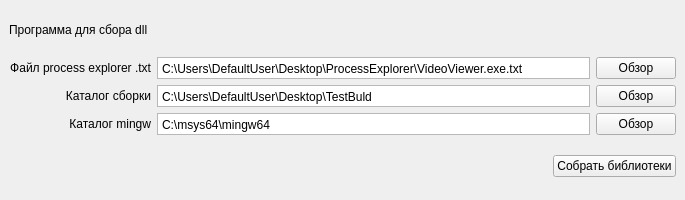
<?xml version="1.0" encoding="UTF-8"?>
<ui version="4.0">
 <class>MainWindow</class>
 <widget class="QMainWindow" name="MainWindow">
  <property name="geometry">
   <rect>
    <x>0</x>
    <y>0</y>
    <width>685</width>
    <height>200</height>
   </rect>
  </property>
  <property name="minimumSize">
   <size>
    <width>600</width>
    <height>0</height>
   </size>
  </property>
  <property name="windowTitle">
   <string>MainWindow</string>
  </property>
  <widget class="QWidget" name="centralwidget">
   <layout class="QGridLayout" name="gridLayout">
    <item row="5" column="2">
     <widget class="QPushButton" name="PB_startBuild">
      <property name="sizePolicy">
       <sizepolicy hsizetype="Maximum" vsizetype="Maximum">
        <horstretch>0</horstretch>
        <verstretch>0</verstretch>
       </sizepolicy>
      </property>
      <property name="text">
       <string>Собрать библиотеки</string>
      </property>
     </widget>
    </item>
    <item row="1" column="1" colspan="2">
     <layout class="QGridLayout" name="gridLayout_3">
      <item row="2" column="1">
       <widget class="QPlainTextEdit" name="PTE_mingwDir">
        <property name="sizePolicy">
         <sizepolicy hsizetype="Preferred" vsizetype="Ignored">
          <horstretch>0</horstretch>
          <verstretch>0</verstretch>
         </sizepolicy>
        </property>
        <property name="verticalScrollBarPolicy">
         <enum>Qt::ScrollBarPolicy::ScrollBarAlwaysOff</enum>
        </property>
        <property name="horizontalScrollBarPolicy">
         <enum>Qt::ScrollBarPolicy::ScrollBarAlwaysOff</enum>
        </property>
        <property name="plainText">
         <string>C:\msys64\mingw64</string>
        </property>
       </widget>
      </item>
      <item row="2" column="2">
       <widget class="QPushButton" name="PB_browseMingwDir">
        <property name="sizePolicy">
         <sizepolicy hsizetype="Maximum" vsizetype="Maximum">
          <horstretch>0</horstretch>
          <verstretch>0</verstretch>
         </sizepolicy>
        </property>
        <property name="text">
         <string>Обзор</string>
        </property>
       </widget>
      </item>
      <item row="0" column="2">
       <widget class="QPushButton" name="PB_browsePE">
        <property name="sizePolicy">
         <sizepolicy hsizetype="Maximum" vsizetype="Maximum">
          <horstretch>0</horstretch>
          <verstretch>0</verstretch>
         </sizepolicy>
        </property>
        <property name="text">
         <string>Обзор</string>
        </property>
       </widget>
      </item>
      <item row="1" column="1">
       <widget class="QPlainTextEdit" name="PTE_buildDir">
        <property name="sizePolicy">
         <sizepolicy hsizetype="Preferred" vsizetype="Ignored">
          <horstretch>0</horstretch>
          <verstretch>0</verstretch>
         </sizepolicy>
        </property>
        <property name="verticalScrollBarPolicy">
         <enum>Qt::ScrollBarPolicy::ScrollBarAlwaysOff</enum>
        </property>
        <property name="horizontalScrollBarPolicy">
         <enum>Qt::ScrollBarPolicy::ScrollBarAlwaysOff</enum>
        </property>
        <property name="plainText">
         <string>C:\Users\DefaultUser\Desktop\TestBuld</string>
        </property>
       </widget>
      </item>
      <item row="1" column="2">
       <widget class="QPushButton" name="PB_browseBuildDir">
        <property name="sizePolicy">
         <sizepolicy hsizetype="Maximum" vsizetype="Maximum">
          <horstretch>0</horstretch>
          <verstretch>0</verstretch>
         </sizepolicy>
        </property>
        <property name="text">
         <string>Обзор</string>
        </property>
       </widget>
      </item>
      <item row="2" column="0">
       <widget class="QLabel" name="label_3">
        <property name="sizePolicy">
         <sizepolicy hsizetype="Maximum" vsizetype="Maximum">
          <horstretch>0</horstretch>
          <verstretch>0</verstretch>
         </sizepolicy>
        </property>
        <property name="layoutDirection">
         <enum>Qt::LayoutDirection::RightToLeft</enum>
        </property>
        <property name="text">
         <string>Каталог mingw</string>
        </property>
        <property name="alignment">
         <set>Qt::AlignmentFlag::AlignRight|Qt::AlignmentFlag::AlignTrailing|Qt::AlignmentFlag::AlignVCenter</set>
        </property>
       </widget>
      </item>
      <item row="0" column="0">
       <widget class="QLabel" name="label">
        <property name="sizePolicy">
         <sizepolicy hsizetype="Maximum" vsizetype="Maximum">
          <horstretch>0</horstretch>
          <verstretch>0</verstretch>
         </sizepolicy>
        </property>
        <property name="layoutDirection">
         <enum>Qt::LayoutDirection::RightToLeft</enum>
        </property>
        <property name="text">
         <string>Файл process explorer .txt</string>
        </property>
        <property name="alignment">
         <set>Qt::AlignmentFlag::AlignRight|Qt::AlignmentFlag::AlignTrailing|Qt::AlignmentFlag::AlignVCenter</set>
        </property>
       </widget>
      </item>
      <item row="0" column="1">
       <widget class="QPlainTextEdit" name="PTE_procExplFile">
        <property name="sizePolicy">
         <sizepolicy hsizetype="Preferred" vsizetype="Ignored">
          <horstretch>0</horstretch>
          <verstretch>0</verstretch>
         </sizepolicy>
        </property>
        <property name="frameShape">
         <enum>QFrame::Shape::StyledPanel</enum>
        </property>
        <property name="verticalScrollBarPolicy">
         <enum>Qt::ScrollBarPolicy::ScrollBarAlwaysOff</enum>
        </property>
        <property name="horizontalScrollBarPolicy">
         <enum>Qt::ScrollBarPolicy::ScrollBarAlwaysOff</enum>
        </property>
        <property name="plainText">
         <string>C:\Users\DefaultUser\Desktop\ProcessExplorer\VideoViewer.exe.txt</string>
        </property>
       </widget>
      </item>
      <item row="1" column="0">
       <widget class="QLabel" name="label_2">
        <property name="sizePolicy">
         <sizepolicy hsizetype="Maximum" vsizetype="Maximum">
          <horstretch>0</horstretch>
          <verstretch>0</verstretch>
         </sizepolicy>
        </property>
        <property name="layoutDirection">
         <enum>Qt::LayoutDirection::RightToLeft</enum>
        </property>
        <property name="text">
         <string>Каталог сборки</string>
        </property>
        <property name="alignment">
         <set>Qt::AlignmentFlag::AlignRight|Qt::AlignmentFlag::AlignTrailing|Qt::AlignmentFlag::AlignVCenter</set>
        </property>
       </widget>
      </item>
     </layout>
    </item>
    <item row="0" column="1" colspan="2">
     <widget class="QLabel" name="label_4">
      <property name="sizePolicy">
       <sizepolicy hsizetype="Maximum" vsizetype="Maximum">
        <horstretch>0</horstretch>
        <verstretch>0</verstretch>
       </sizepolicy>
      </property>
      <property name="text">
       <string>Программа для сбора dll</string>
      </property>
     </widget>
    </item>
   </layout>
  </widget>
 </widget>
 <resources/>
 <connections/>
</ui>
